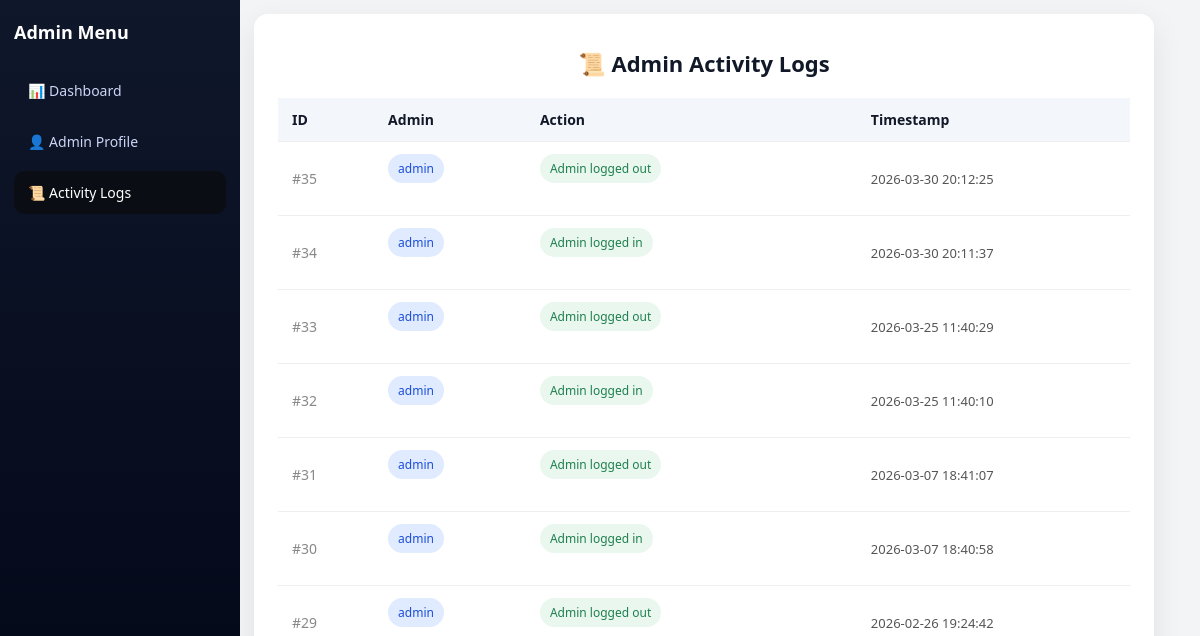
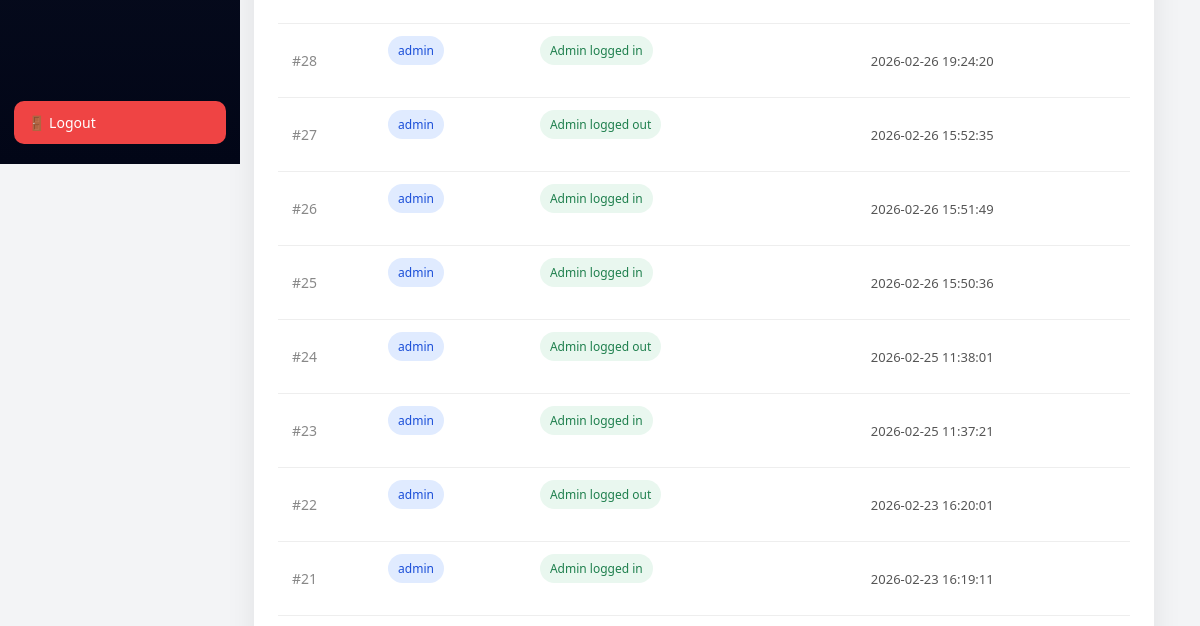
The app's page /admin/logs (signed in, upper part), older data (2 pictures, top to bottom).
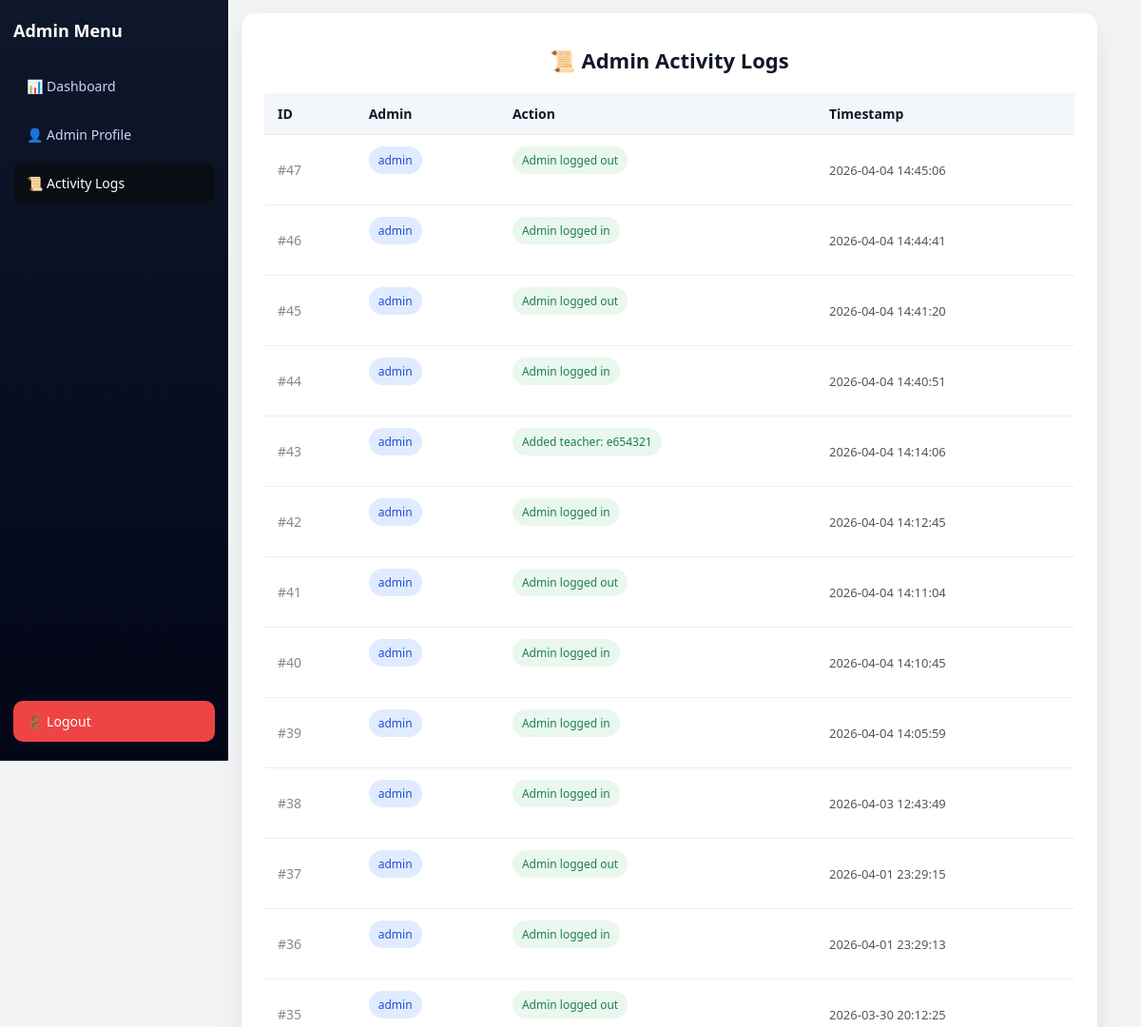
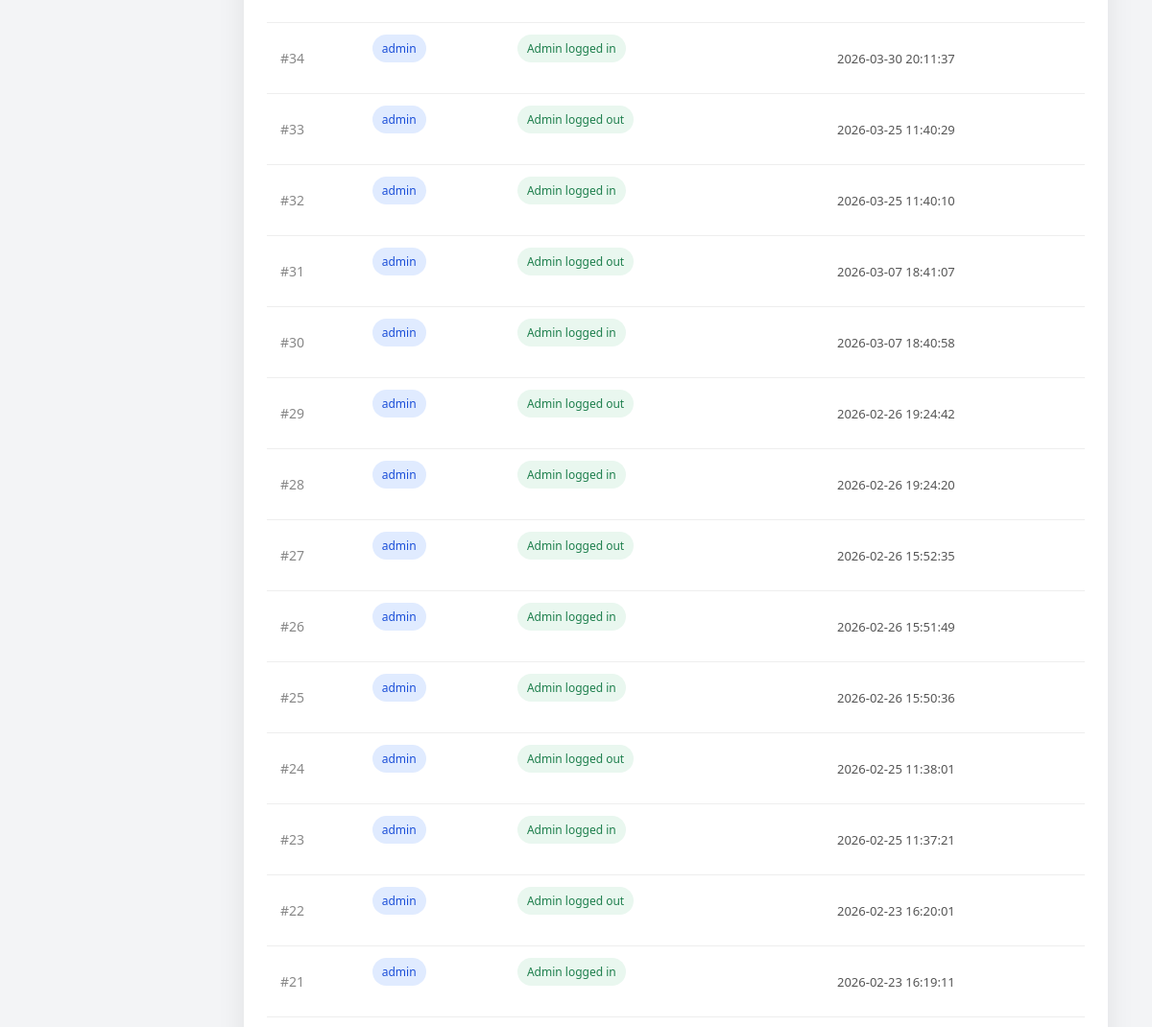
The same page, newer data (2 pictures, top to bottom).
### tables this page shows
CREATE TABLE admin_logs (
    id INTEGER PRIMARY KEY AUTOINCREMENT,
    admin_username TEXT,
    action TEXT,
    timestamp DATETIME DEFAULT CURRENT_TIMESTAMP
);

### app.py (the view)
@app.route('/admin/logs')
def admin_logs():
    if not session.get('admin_logged_in'):
        return redirect(url_for('admin_login'))
    conn = get_db_connection()
    rows = conn.execute("""
        SELECT * FROM admin_logs
        ORDER BY timestamp DESC
    """).fetchall()
    conn.close()
    ist = pytz.timezone("Asia/Kolkata")
    logs = []
    for r in rows:
        utc_time = datetime.strptime(r["timestamp"], "%Y-%m-%d %H:%M:%S")
        utc_time = utc_time.replace(tzinfo=pytz.utc)
        ist_time = utc_time.astimezone(ist)
        logs.append({
            "id": r["id"],
            "admin_username": r["admin_username"],
            "action": r["action"],
            "timestamp": ist_time.strftime("%Y-%m-%d %H:%M:%S")
        })
    return render_template("admin_logs.html", logs=logs)

### app.py (called while the page is built)
def get_db_connection():
    conn = sqlite3.connect(DB_PATH)
    conn.row_factory = sqlite3.Row
    return conn

### templates/admin_logs.html (shortened to what this page needs)
<!doctype html>
<html lang="en">
  <head>
    <link
      rel="stylesheet"
      href="{{ url_for('static', filename='css/style.css') }}"
    />
  </head>
  <body>
    <div class="app-layout">
      <aside class="sidebar">
        <div class="sidebar-logo">
          <h3>Admin Menu</h3>
        </div>
        <nav class="sidebar-menu">
          <a href="/admin-dashboard">📊 Dashboard</a>
          <a href="/admin/profile">👤 Admin Profile</a>
          <a href="/admin/logs" class="active">📜 Activity Logs</a>
          <a href="/logout" class="logout">🚪 Logout</a>
        </nav>
      </aside>
      <main class="main-content">
        <div class="card">
          <h2 class="card-title">📜 Admin Activity Logs</h2>
          {% if logs %}
          <table class="logs-table">
            <thead>
              <tr>
                <th>ID</th>
                <th>Admin</th>
                <th>Action</th>
                <th>Timestamp</th>
              </tr>
            </thead>
            <tbody>
              {% for log in logs %}
              <tr>
                <td>#{{ log.id }}</td>
                <td>
                  <span class="badge admin">{{ log.admin_username }}</span>
                </td>
                <td>
                  <span class="badge action">{{ log.action }}</span>
                </td>
                <td>{{ log.timestamp }}</td>
              </tr>
              {% endfor %}
            </tbody>
          </table>
          {% else %}
          <p class="empty-state">No activity logs found.</p>
          {% endif %}
        </div>
      </main>
    </div>
  </body>
</html>

### static/css/style.css (style rules this page uses)
* { margin: 0; padding: 0; box-sizing: border-box; font-family: "Segoe UI", sans-serif; }
body { margin: 0; padding: 0; min-height: 100vh; background: #f3f4f6; font-family: 'Segoe UI', sans-serif; }
h2 { margin-top: 10px; margin-bottom: 5px; }
.card { background: white; color: #111827; padding: 14px; border-radius: 12px; text-align: center; box-shadow: 0 10px 30px rgba(0, 0, 0, 0.08); transition: transform 0.25s ease, box-shadow 0.25s ease; }
.app-layout { display: flex; min-height: 100vh; background: #f3f4f6; }
.sidebar { position: fixed; top: 0; left: 0; height: 100vh; width: 240px; background: linear-gradient(to bottom, #0f172a, #020617); color: white; padding: 20px 14px; display: flex; flex-direction: column; transition: transform 0.35s ease; z-index: 1000; }
.main-content { margin-left: 240px; width: calc(100% - 240px); padding: 14px; min-height: 100vh; transition: margin-left 0.35s ease, width 0.35s ease; }
.sidebar-logo { display: flex; align-items: center; gap: 10px; margin-bottom: 25px; }
.sidebar-logo h3 { font-size: 18px; margin: 0; }
.sidebar-menu { display: flex; flex-direction: column; gap: 8px; flex-grow: 1; }
.sidebar-menu a { display: flex; align-items: center; gap: 12px; padding: 12px 14px; color: #cbd5f5; text-decoration: none; border-radius: 10px; font-size: 14px; font-weight: 500; transition: background 0.2s; }
.sidebar-menu a.active { background: #0a0e14; color: white; }
.sidebar-menu a.logout { margin-top: auto; background: #ef4444; color: white; }
.sidebar { transform: translateX(0); }
.badge { display: inline-block; margin-bottom: 20px; padding: 8px 16px; border-radius: 999px; background: #e0e7ff; color: #1e40af; font-weight: 600; }
.card { background: #ffffff; padding: 24px; border-radius: 14px; box-shadow: 0 10px 30px rgba(0, 0, 0, 0.08); max-width: 900px; }
.card-title { font-size: 22px; margin-bottom: 20px; font-weight: 600; }
.logs-table { width: 100%; border-collapse: collapse; }
.logs-table thead { background: #f3f6fb; }
.logs-table th, .logs-table td { padding: 12px 14px; text-align: left; font-size: 14px; }
.logs-table tr { border-bottom: 1px solid #eee; }
.badge { padding: 6px 10px; border-radius: 20px; font-size: 12px; font-weight: 500; }
.badge.admin { background: #e0ebff; color: #1a4ed8; }
.badge.action { background: #e9f7ef; color: #1e7f4d; }
.logs-table td:first-child { color: #888; font-weight: 500; }
.logs-table td:last-child { font-size: 13px; color: #555; }
.logs-table tbody tr { transition: 0.2s ease; }

Row changes from the older to the newer data that the page shows:
added admin_logs: id "47", admin_username "admin", action "Admin logged out", timestamp "2026-04-04 14:45:06"
added admin_logs: id "46", admin_username "admin", action "Admin logged in", timestamp "2026-04-04 14:44:41"
added admin_logs: id "45", admin_username "admin", action "Admin logged out", timestamp "2026-04-04 14:41:20"
added admin_logs: id "44", admin_username "admin", action "Admin logged in", timestamp "2026-04-04 14:40:51"
added admin_logs: id "43", admin_username "admin", action "Added teacher: e654321", timestamp "2026-04-04 14:14:06"
added admin_logs: id "42", admin_username "admin", action "Admin logged in", timestamp "2026-04-04 14:12:45"
added admin_logs: id "41", admin_username "admin", action "Admin logged out", timestamp "2026-04-04 14:11:04"
added admin_logs: id "40", admin_username "admin", action "Admin logged in", timestamp "2026-04-04 14:10:45"
added admin_logs: id "39", admin_username "admin", action "Admin logged in", timestamp "2026-04-04 14:05:59"
added admin_logs: id "38", admin_username "admin", action "Admin logged in", timestamp "2026-04-03 12:43:49"
added admin_logs: id "37", admin_username "admin", action "Admin logged out", timestamp "2026-04-01 23:29:15"
added admin_logs: id "36", admin_username "admin", action "Admin logged in", timestamp "2026-04-01 23:29:13"
